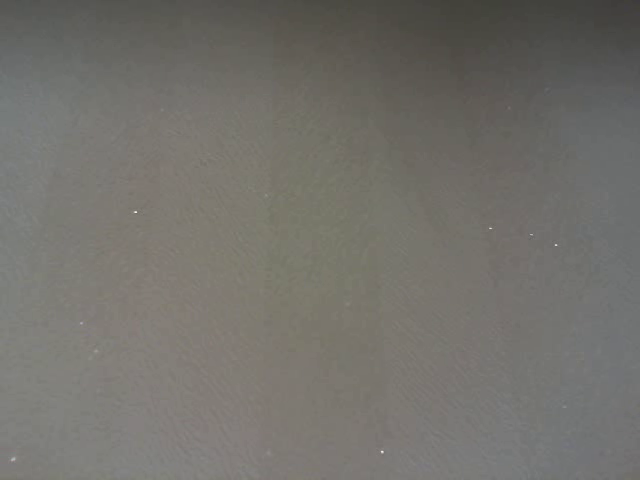
#> input picture frame 17 of opencv-tutorial-study-master/taskImage/realtime_cam.avi, 640 x 480 px
$ python opticalflow.py
#> lines starting #> are read from the running program, lines starting #| are printed output that depends on the picture
import cv2
import numpy as np
import os
from matplotlib import pyplot as plt

os.chdir('C:\\Users\\user\\Desktop\\opencv')

cap = cv2.VideoCapture('realtime_cam.avi')

# take first frame of the video
ret, frame1 = cap.read()
#> frame1 is the input picture: shape (480, 640, 3); mean B, G, R 107.2, 112.5, 114.5
prvs = cv2.cvtColor(frame1,cv2.COLOR_BGR2GRAY)
hsv = np.zeros_like(frame1)
hsv[...,1] = 255
while(1):
    ret, frame2 = cap.read()
    next = cv2.cvtColor(frame2,cv2.COLOR_BGR2GRAY)
    flow = cv2.calcOpticalFlowFarneback(prvs,next, None, 0.5, 3, 15, 3, 5, 1.2, 0)
    mag, ang = cv2.cartToPolar(flow[...,0], flow[...,1])
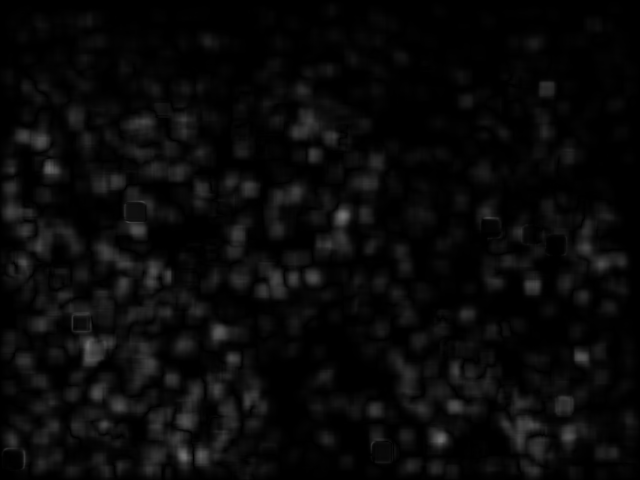
#> mag: shape (480, 640) float32; min 4.41e-11, max 0.437, mean 0.0381
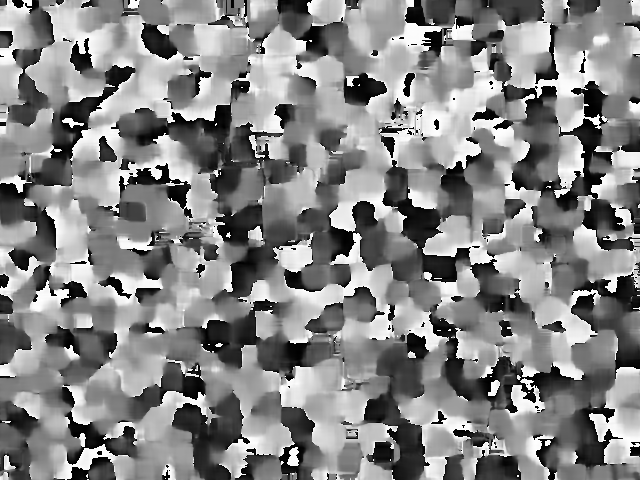
#> ang: shape (480, 640) float32; min 3.93e-06, max 6.28, mean 3.28; drawn with min black and max white
    hsv[..., 0] = ang * 180 / np.pi / 2
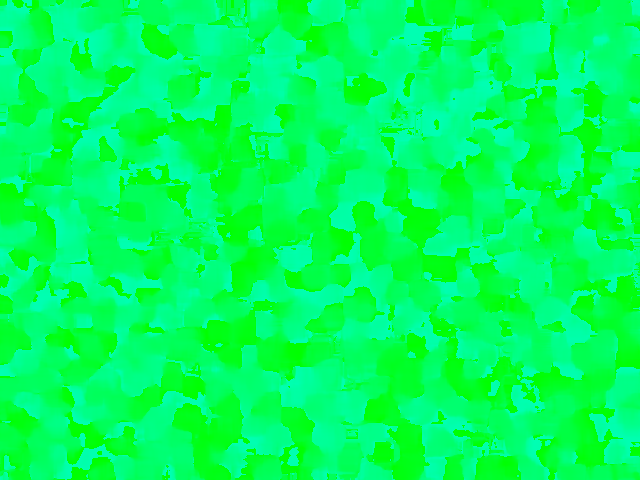
#> hsv: shape (480, 640, 3); mean of channels 0, 1, 2 93.5, 255, 0; drawn as B, G, R
    hsv[..., 2] = cv2.normalize(mag, None, 0, 255, cv2.NORM_MINMAX)
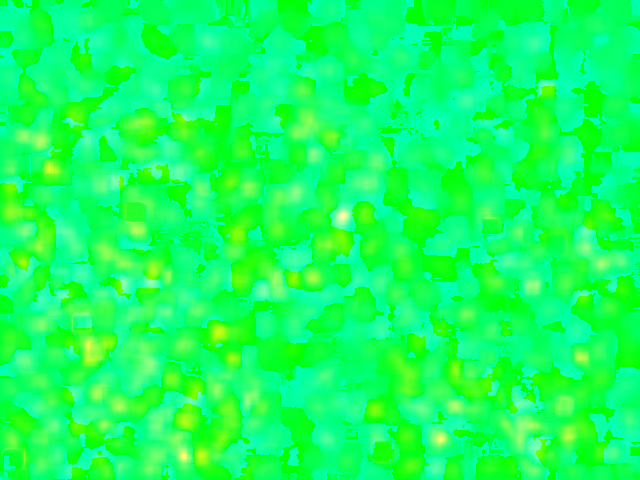
#> hsv: shape (480, 640, 3); mean of channels 0, 1, 2 93.5, 255, 21.8; drawn as B, G, R
    rgb = cv2.cvtColor(hsv, cv2.COLOR_HSV2BGR)
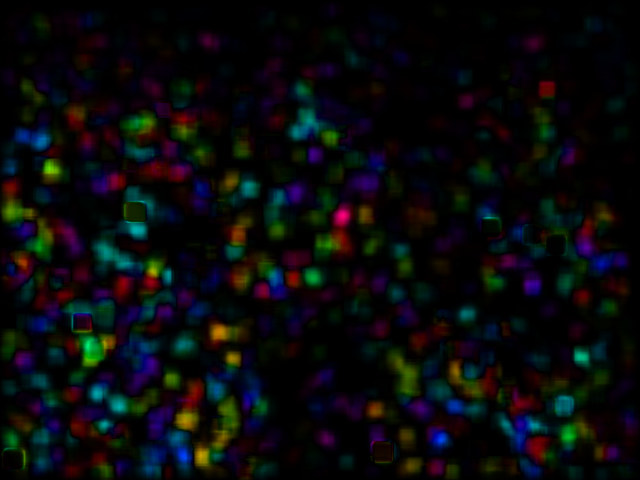
#> rgb: shape (480, 640, 3); mean B, G, R 12, 10.5, 9.5
    cv2.imshow('frame2', rgb)
    k = cv2.waitKey(1) & 0xff
#> (key Esc is pressed here)
    if k == 27:
        break
    elif k == ord('s'):
        cv2.imwrite('opticalfb.png', frame2)
    cv2.imwrite('opticalhsv.png', rgb)
    prvs = next
cap.release()
cv2.destroyAllWindows()

$ run again, starting later in the video
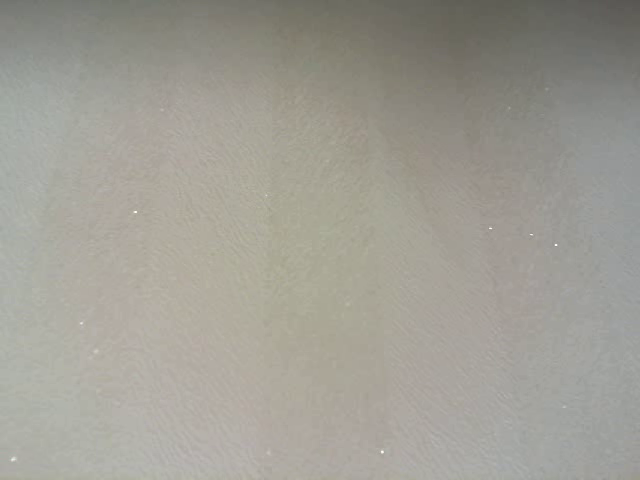
#> input picture frame 139 of opencv-tutorial-study-master/taskImage/realtime_cam.avi, 640 x 480 px
#> frame1 is the input picture: shape (480, 640, 3); mean B, G, R 148.6, 157.3, 159.6
#> `hsv[..., 2] = cv2.normalize(mag, None, 0, 255, cv2.NORM_MINMAX)`:
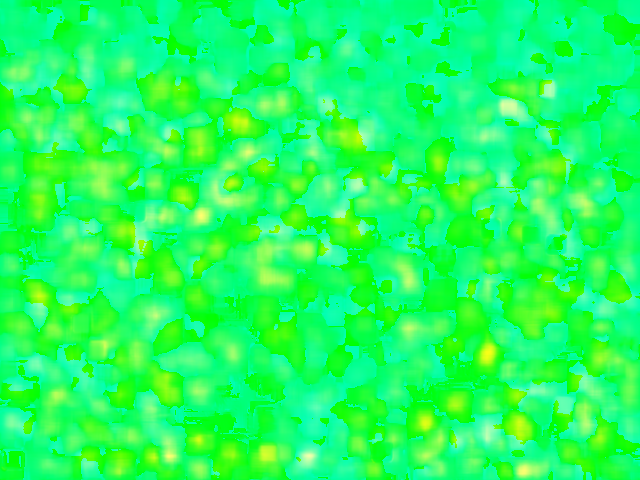
#> hsv: shape (480, 640, 3); mean of channels 0, 1, 2 94.8, 255, 33.2; drawn as B, G, R
#> `rgb = cv2.cvtColor(hsv, cv2.COLOR_HSV2BGR)`:
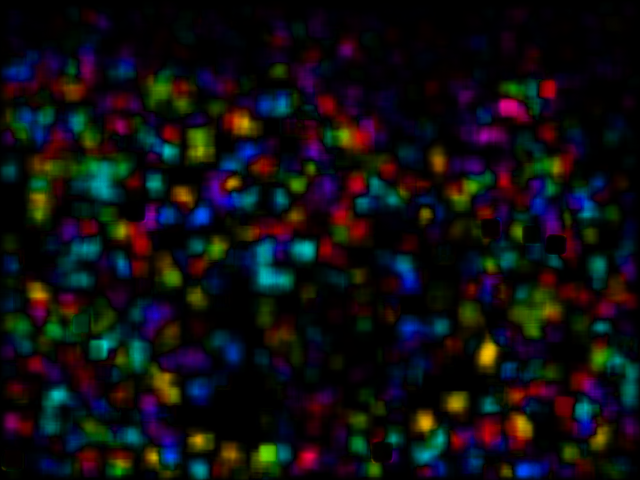
#> rgb: shape (480, 640, 3); mean B, G, R 17.7, 15.1, 16.3
